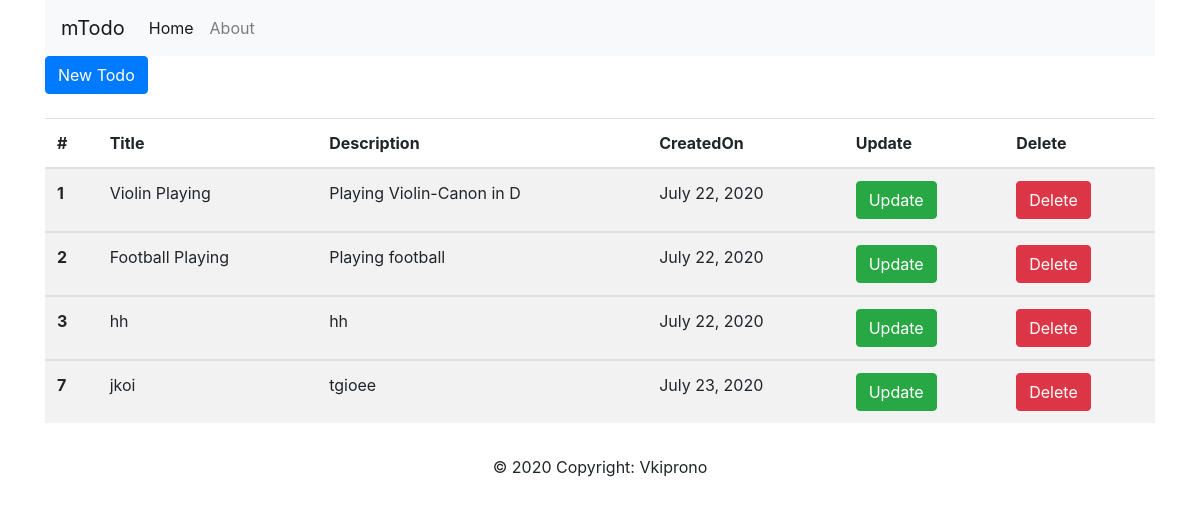
The page / on the database its author committed.
### mTodo/models.py (models this page shows, shortened)
class Todo(models.Model):
    title = models.CharField(max_length=50)
    description = models.TextField()
    created_on = models.DateField(auto_now_add=True)
    status = models.BooleanField(default=False)

### mTodo/views.py (the view)
# urls.py: path('', index, name="index"),
def index(request):
    template_name = "mTodo/index.html"
    todos = Todo.objects.all()
    context = {"todos": todos}
    return render(request, template_name, context)

### templates/mTodo/index.html
{% extends 'mTodo/base.html' %}
{% block content %}
    <div>
        <td><a href="{% url 'addTodo' %}" class="btn btn-primary">New Todo</a></td>
    </div>
    <br>
    <table class="table table-striped">
        <thead>
        <tr>
            <th scope="col">#</th>
            <th scope="col">Title</th>
            <th scope="col">Description</th>
            <th scope="col">CreatedOn</th>
            <th scope="col">Update</th>
            <th scope="col">Delete</th>
        </tr>
        </thead>
        {% for todo in todos %}
            <tbody>
            <tr>
                <th scope="row">{{ todo.id }}</th>
                <td>{{ todo.title }}</td>
                <td>{{ todo.description }}</td>
                <td>{{ todo.created_on }}</td>
                <td><a href="{% url 'updateTodo' todo.id %}" class="btn btn-success">Update</a></td>
                <td><a href="{% url 'deleteTodo' todo.id %}" class="btn btn-danger">Delete</a></td>
            </tr>
            </tbody>
        {% endfor %}
    </table>
{% endblock %}

### templates/mTodo/base.html (shortened to what this page needs)
<!DOCTYPE html>
<html lang="en">
<head>
    <link rel="stylesheet" href="https://maxcdn.bootstrapcdn.com/bootstrap/4.5.0/css/bootstrap.min.css">
</head>
<body>
<div class="container">
    {% include 'mTodo/navbar.html' %}
    {% block content %}
    {% endblock %}
    {% include 'mTodo/footer.html' %}
</div>
</body>
</html>

### templates/mTodo/navbar.html (shortened to what this page needs)
<nav class="navbar navbar-expand-lg navbar-light bg-light">
  <a class="navbar-brand" href="#">mTodo</a>
  <div class="collapse navbar-collapse" id="navbarSupportedContent">
    <ul class="navbar-nav mr-auto">
      <li class="nav-item active">
        <a class="nav-link" href="#">Home <span class="sr-only">(current)</span></a>
      </li>
      <li class="nav-item">
        <a class="nav-link" href="#">About</a>
      </li>
    </ul>
  </div>
</nav>

### templates/mTodo/footer.html
<footer class="page-footer font-small indigo">
  <div class="footer-copyright text-center py-3">© 2020 Copyright: Vkiprono
  </div>
</footer>

### rows shown on the page
Todo: id "1", title "Violin Playing", description "Playing Violin-Canon in D", created_on "July 22, 2020"
Todo: id "2", title "Football Playing", description "Playing football", created_on "July 22, 2020"
Todo: id "3", title "hh", description "hh", created_on "July 22, 2020"
Todo: id "7", title "jkoi", description "tgioee", created_on "July 23, 2020"
